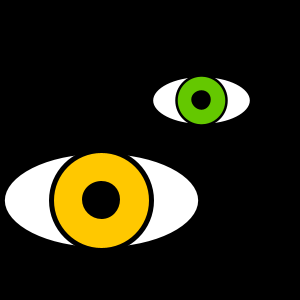
Frame 1 (no input)
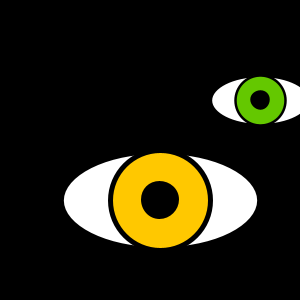
Frame 60 (the mouse pressed at the canvas centre just before this capture)
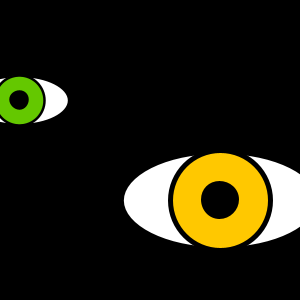
Frame 120 (the mouse held since frame 60 and released just before this capture)

The Processing sketch that drew these frames (run headless with seeded random() and noise(); from frame 60 on, the mouse is pressed at the canvas centre):

// Processing sketch: sketch_200330e
// ── sketch_200330e.pde
Eye hiEye;
Eye wiEye = new Eye(color(100, 200, 0), 200, 100, 50);

void setup()
{
  size(300, 300);
  smooth();
  hiEye = new Eye(color(255, 200, 0), 100, 200, 100);
}

void draw()
{
  background(0);
  hiEye.move();
  hiEye.display();
  
  wiEye.move();
  wiEye.display();
}

// ── eye.pde
class Eye
{
  color colour;
  float x;
  float y;
  float xSpeed;
  float diameter;
  
  Eye(color tempC, float tempX, float tempY, float tempD)
  {
    colour = tempC;
    x = tempX;
    y = tempY;
    xSpeed = 1;
    diameter = tempD;
  }
  
  void display()
  {
    stroke(0);
    strokeWeight(diameter/15);
    fill(255);
    ellipse(x, y, diameter*2, diameter);
    
    strokeWeight(diameter/20);
    fill(colour);
    ellipse(x, y, diameter, diameter);
    
    fill(0);
    stroke(0);
    ellipse(x, y, diameter/3, diameter/3);
  }
  
  void move()
  {
    x = x + xSpeed;
    
    if(x > width)
    {
      x = 0;
    }
  }
}
